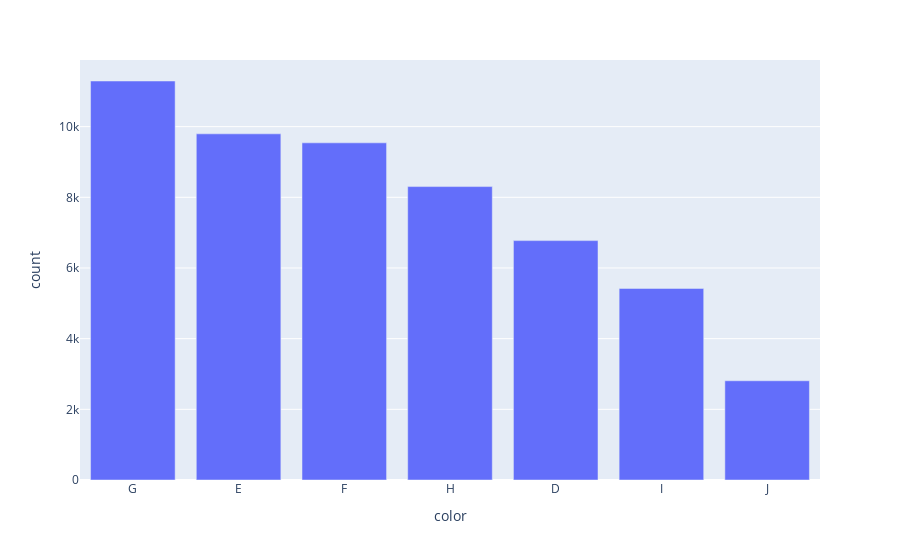

The notebook cell this image was saved under:
### Code cell
# Categorical Values 
fig = px.bar(colorCount, x='color',y='count' )
fig.show();

### Figure 1 — Plotly figure (JSON) as saved in the notebook; plotly's stock layout.template omitted (floating-point values rounded to 4 significant figures)
{"data": [{"alignmentgroup": "True", "hovertemplate": "color=%{x}<br>count=%{y}<extra></extra>", "legendgroup": "", "marker": {"color": "#636efa", "pattern": {"shape": ""}}, "name": "", "offsetgroup": "", "orientation": "v", "showlegend": false, "textposition": "auto", "type": "bar", "x": ["G", "E", "F", "H", "D", "I", "J"], "xaxis": "x", "y": [11292, 9797, 9542, 8304, 6775, 5422, 2808], "yaxis": "y"}], "layout": {"barmode": "relative", "legend": {"tracegroupgap": 0}, "margin": {"t": 60}, "xaxis": {"anchor": "y", "domain": [0, 1], "title": {"text": "color"}}, "yaxis": {"anchor": "x", "domain": [0, 1], "title": {"text": "count"}}}}
